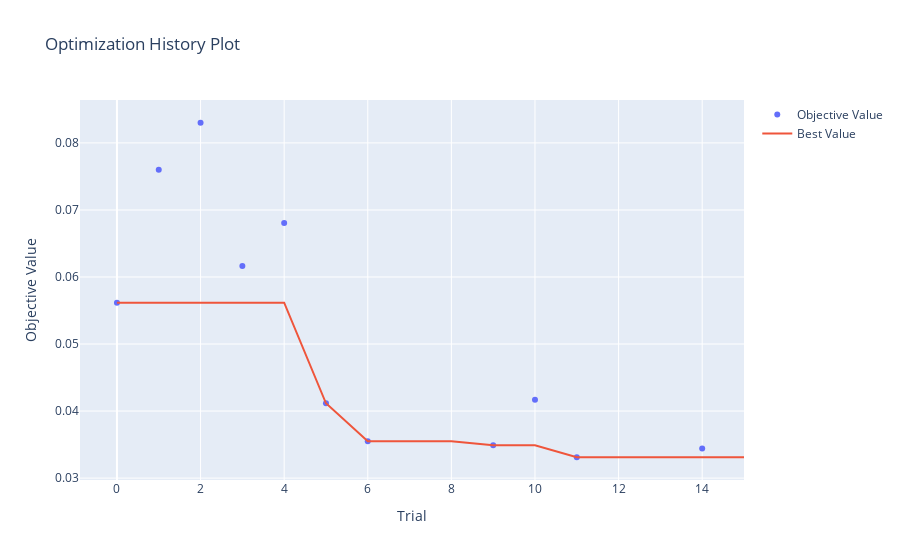

The notebook cell saved with this chart:
### Code cell
ov.plot_optimization_history(AdaBoostRegressor_study)

### Figure 1 — Plotly figure (JSON) as saved in the notebook; plotly's stock layout.template omitted (floating-point values rounded to 4 significant figures)
{"data": [{"mode": "markers", "name": "Objective Value", "type": "scatter", "x": [0, 1, 2, 3, 4, 5, 6, 9, 10, 11, 14], "y": [0.05616, 0.07601, 0.08301, 0.06164, 0.06806, 0.04117, 0.0355, 0.03489, 0.04168, 0.03311, 0.03442]}, {"mode": "lines", "name": "Best Value", "type": "scatter", "x": [0, 1, 2, 3, 4, 5, 6, 7, 8, 9, 10, 11, 12, 13, 14, 15], "y": [0.05616, 0.05616, 0.05616, 0.05616, 0.05616, 0.04117, 0.0355, 0.0355, 0.0355, 0.03489, 0.03489, 0.03311, 0.03311, 0.03311, 0.03311, 0.03311]}, {"marker": {"color": "#cccccc"}, "mode": "markers", "name": "Infeasible Trial", "showlegend": false, "type": "scatter", "x": [], "y": []}], "layout": {"title": {"text": "Optimization History Plot"}, "xaxis": {"title": {"text": "Trial"}}, "yaxis": {"title": {"text": "Objective Value"}}}}
